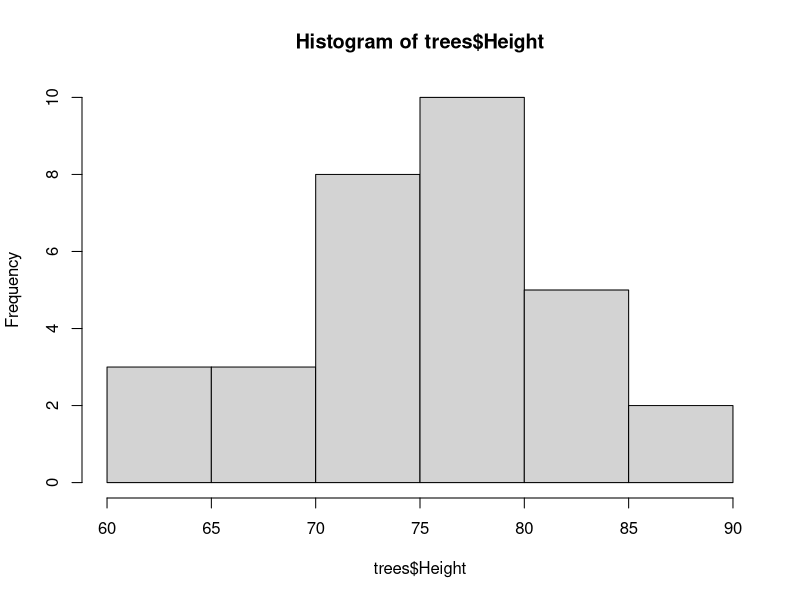
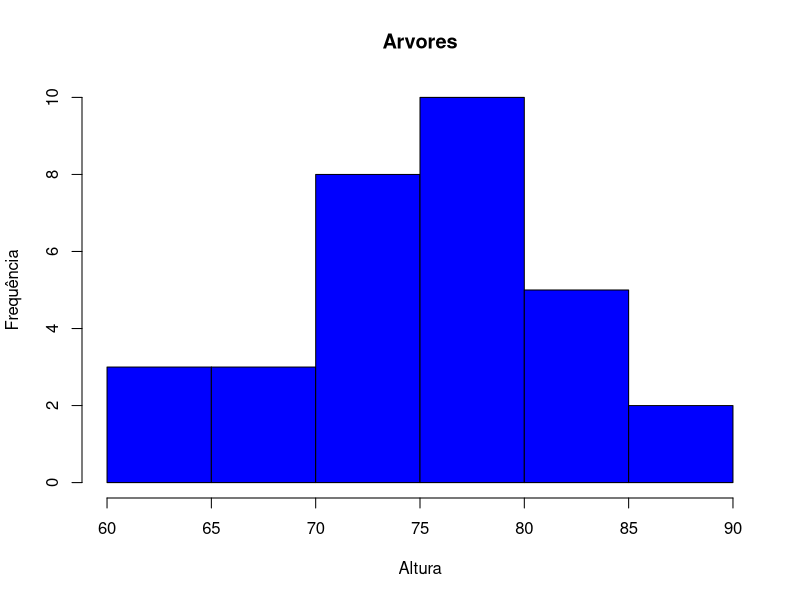
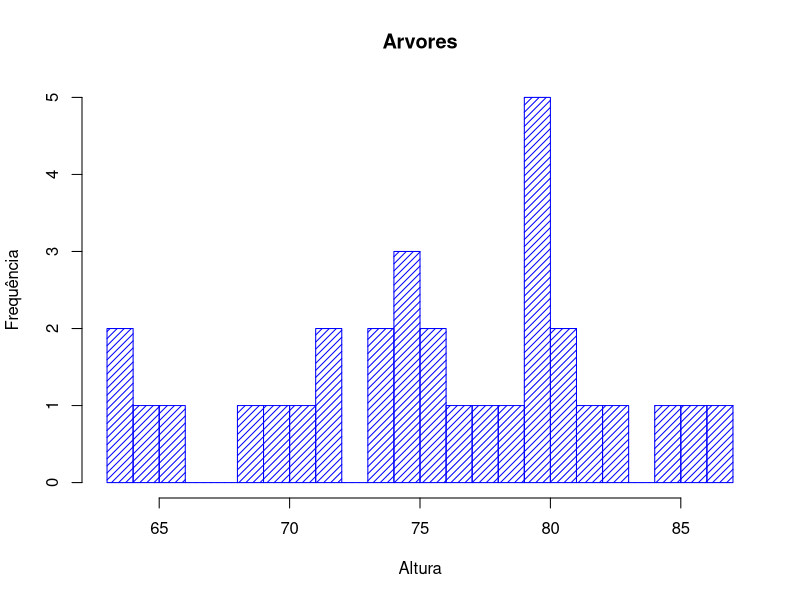
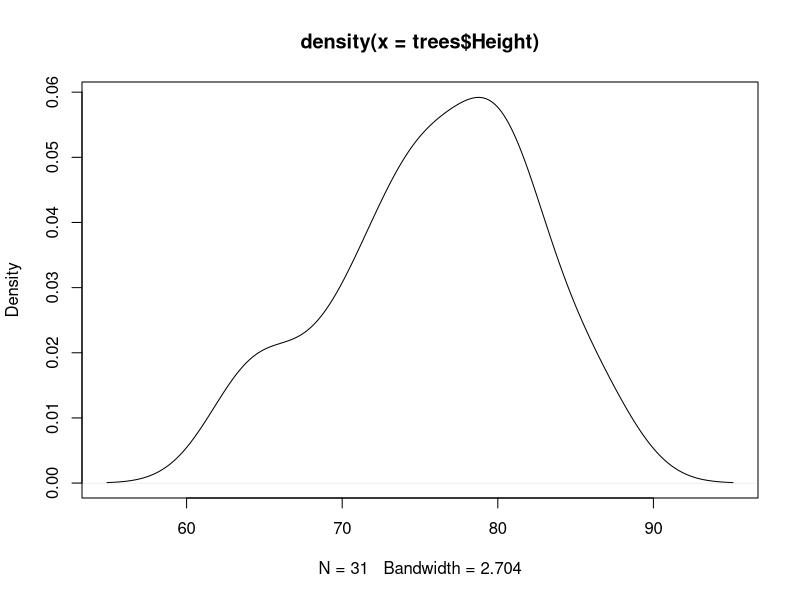
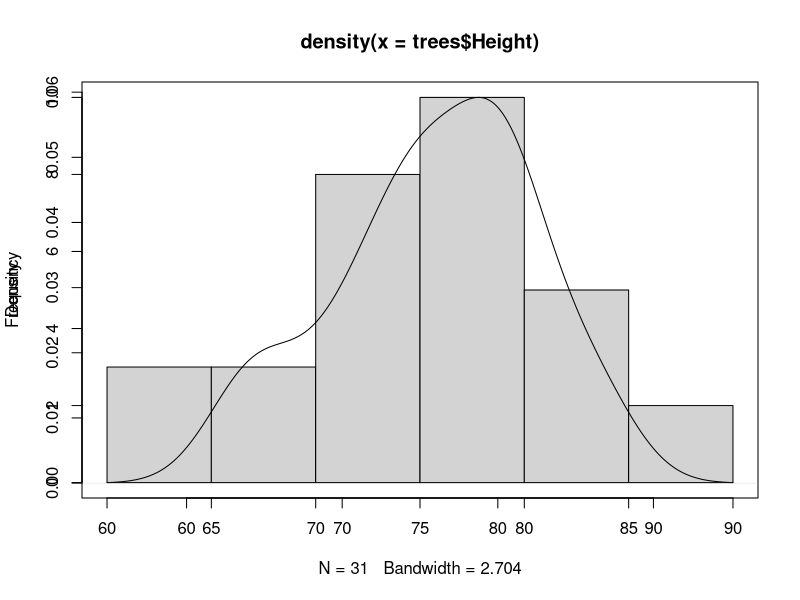
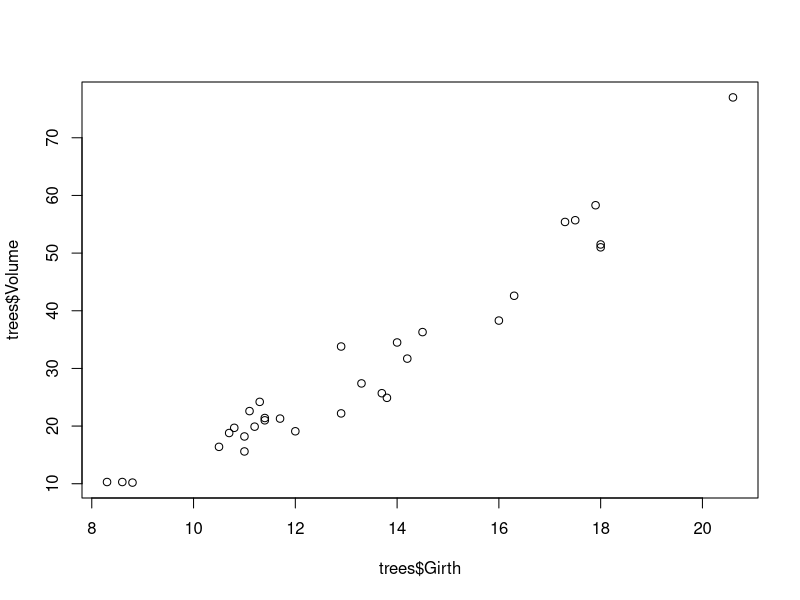
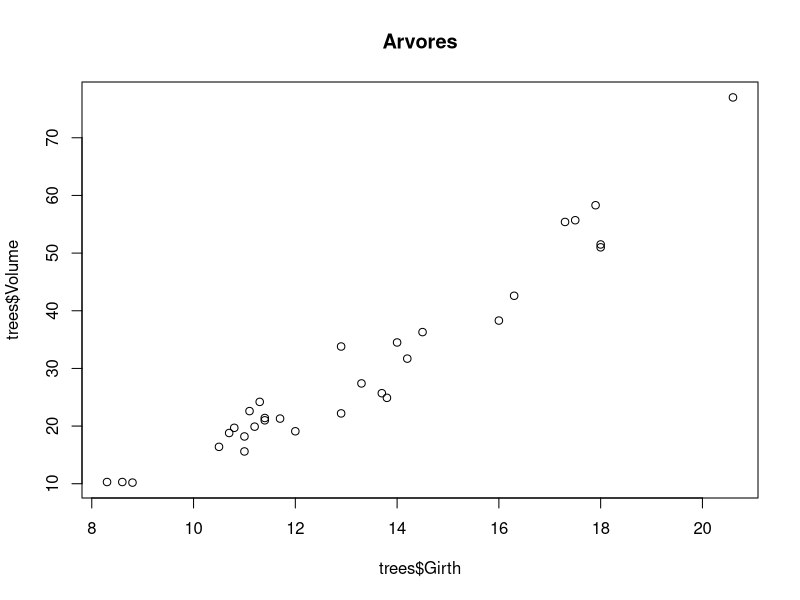
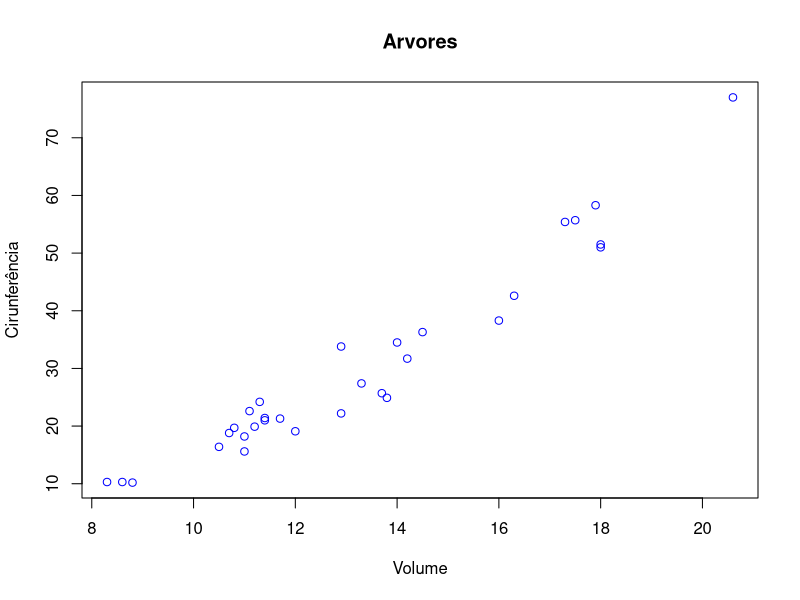

Generate these figures, in order, with R:
# Histograma
#Graficos basicos

hist(trees$Height)
hist(trees$Height, main = "Arvores",ylab = "Frequência",xlab = "Altura", col = "blue")
hist(trees$Height, main = "Arvores",ylab = "Frequência",xlab = "Altura", col = "blue",
     density = 20,breaks = 20)

# Densidade
densidade = density(trees$Height)
plot(densidade)


#Densidade sobre Histograma, parâmetro par
#Executar com ctrl+shift+enter
hist(trees$Height, main = NULL, xlab = NULL)
par(new=TRUE)
plot(densidade)

# Dispersão
plot(trees$Girth,trees$Volume)
plot(trees$Girth,trees$Volume, main = "Arvores")
plot(trees$Girth,trees$Volume,ylab = "Cirunferência",xlab = "Volume",col="blue",main = "Arvores")

#pch muda o elemento gráfico
plot(trees$Girth, trees$Volume, ylab = "cirunferência",xlab = "Volume",col="blue",main = "Arvores",pch=20)# Muda tipo
plot(trees$Girth, trees$Volume, ylab = "cirunferência",xlab = 'Volume',col="blue",main = "Arvores",pch=20, type = "l")


#Tremulação, diminui sobre posição
plot(jitter(trees$Girth), trees$Volume, ylab = "Cirunferência", xlab = "Volume",col='blue',main = "Arvores")



#Legenda com dimensão categórica
CO2

plot(CO2$conc,CO2$uptake,pch=20, col=CO2$Treatment)
legend("bottomright",legend=c("nonchilled","chilled"),cex = 1,fill = c("black","red"))


#novo dados
plot(trees)

#Divisão da tela
#Executar com crtl+shift+enter
split.screen(figs=c(2,2))
screen(1)
plot(trees$Girth, trees$Volume)
screen(2)
plot(trees$Girth, trees$Height)
screen(3)
plot(trees$Height, trees$Volume)
screen(4)
hist(trees$Volume)
close.screen(all=TRUE)